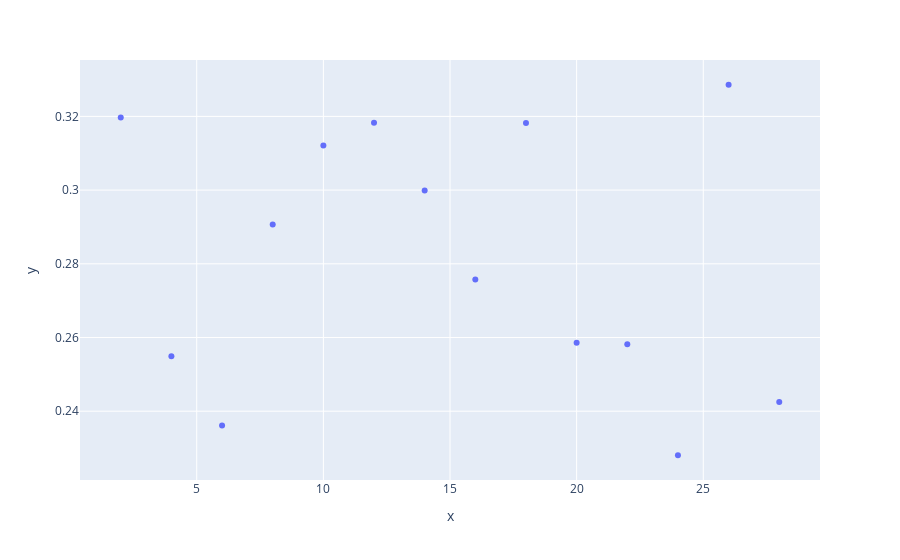

The code cell stored with this chart in its notebook:
### Code cell
fig = px.scatter(x=n_clusters, y=scores)
fig.show()

### Figure 1 — Plotly figure (JSON) as saved in the notebook; plotly's stock layout.template omitted (floating-point values rounded to 4 significant figures)
{"data": [{"hovertemplate": "x=%{x}<br>y=%{y}<extra></extra>", "legendgroup": "", "marker": {"color": "#636efa", "symbol": "circle"}, "mode": "markers", "name": "", "orientation": "v", "showlegend": false, "type": "scatter", "x": [2, 4, 6, 8, 10, 12, 14, 16, 18, 20, 22, 24, 26, 28], "xaxis": "x", "y": [0.3197, 0.2549, 0.2361, 0.2907, 0.3121, 0.3183, 0.2999, 0.2757, 0.3182, 0.2586, 0.2581, 0.228, 0.3286, 0.2425], "yaxis": "y"}], "layout": {"legend": {"tracegroupgap": 0}, "margin": {"t": 60}, "xaxis": {"anchor": "y", "domain": [0, 1], "title": {"text": "x"}}, "yaxis": {"anchor": "x", "domain": [0, 1], "title": {"text": "y"}}}}
